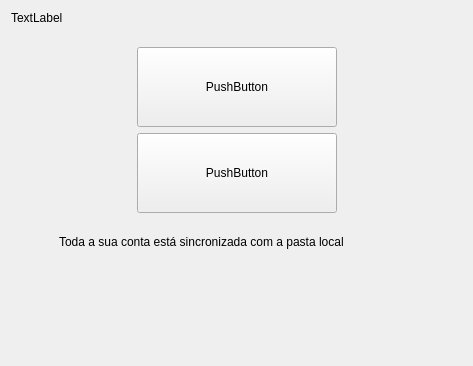
<?xml version="1.0" encoding="UTF-8"?>
<ui version="4.0">
 <class>OwncloudWizardResultPage</class>
 <widget class="QWidget" name="OwncloudWizardResultPage">
  <property name="geometry">
   <rect>
    <x>0</x>
    <y>0</y>
    <width>473</width>
    <height>366</height>
   </rect>
  </property>
  <property name="windowTitle">
   <string>Form</string>
  </property>
  <layout class="QVBoxLayout" name="verticalLayout_3">
   <item>
    <widget class="QLabel" name="topLabel">
     <property name="text">
      <string>TextLabel</string>
     </property>
     <property name="wordWrap">
      <bool>true</bool>
     </property>
    </widget>
   </item>
   <item>
    <layout class="QHBoxLayout" name="horizontalLayout_2">
     <item>
      <spacer name="horizontalSpacer">
       <property name="orientation">
        <enum>Qt::Horizontal</enum>
       </property>
       <property name="sizeType">
        <enum>QSizePolicy::Fixed</enum>
       </property>
       <property name="sizeHint" stdset="0">
        <size>
         <width>48</width>
         <height>20</height>
        </size>
       </property>
      </spacer>
     </item>
     <item>
      <layout class="QVBoxLayout" name="verticalLayout_2">
       <item>
        <layout class="QHBoxLayout" name="horizontalLayout_12"/>
       </item>
       <item>
        <spacer name="verticalSpacer_2">
         <property name="orientation">
          <enum>Qt::Vertical</enum>
         </property>
         <property name="sizeType">
          <enum>QSizePolicy::Fixed</enum>
         </property>
         <property name="sizeHint" stdset="0">
          <size>
           <width>20</width>
           <height>16</height>
          </size>
         </property>
        </spacer>
       </item>
       <item>
        <layout class="QHBoxLayout" name="horizontalLayout">
         <item>
          <spacer name="horizontalSpacer_3">
           <property name="orientation">
            <enum>Qt::Horizontal</enum>
           </property>
           <property name="sizeHint" stdset="0">
            <size>
             <width>40</width>
             <height>20</height>
            </size>
           </property>
          </spacer>
         </item>
         <item>
          <layout class="QVBoxLayout" name="verticalLayout">
           <item>
            <widget class="QToolButton" name="pbOpenServer">
             <property name="sizePolicy">
              <sizepolicy hsizetype="Minimum" vsizetype="Fixed">
               <horstretch>0</horstretch>
               <verstretch>0</verstretch>
              </sizepolicy>
             </property>
             <property name="minimumSize">
              <size>
               <width>200</width>
               <height>80</height>
              </size>
             </property>
             <property name="text">
              <string>PushButton</string>
             </property>
             <property name="toolButtonStyle">
              <enum>Qt::ToolButtonTextUnderIcon</enum>
             </property>
            </widget>
           </item>
           <item>
            <widget class="QToolButton" name="pbOpenLocal">
             <property name="sizePolicy">
              <sizepolicy hsizetype="Minimum" vsizetype="Fixed">
               <horstretch>0</horstretch>
               <verstretch>0</verstretch>
              </sizepolicy>
             </property>
             <property name="minimumSize">
              <size>
               <width>200</width>
               <height>80</height>
              </size>
             </property>
             <property name="text">
              <string>PushButton</string>
             </property>
             <property name="toolButtonStyle">
              <enum>Qt::ToolButtonTextUnderIcon</enum>
             </property>
            </widget>
           </item>
          </layout>
         </item>
         <item>
          <spacer name="horizontalSpacer_4">
           <property name="orientation">
            <enum>Qt::Horizontal</enum>
           </property>
           <property name="sizeHint" stdset="0">
            <size>
             <width>40</width>
             <height>20</height>
            </size>
           </property>
          </spacer>
         </item>
        </layout>
       </item>
       <item>
        <spacer name="verticalSpacer_3">
         <property name="orientation">
          <enum>Qt::Vertical</enum>
         </property>
         <property name="sizeType">
          <enum>QSizePolicy::Fixed</enum>
         </property>
         <property name="sizeHint" stdset="0">
          <size>
           <width>20</width>
           <height>16</height>
          </size>
         </property>
        </spacer>
       </item>
       <item>
        <widget class="QLabel" name="localFolderLabel">
         <property name="text">
          <string>Toda a sua conta está sincronizada com a pasta local </string>
         </property>
         <property name="wordWrap">
          <bool>true</bool>
         </property>
        </widget>
       </item>
       <item>
        <spacer name="verticalSpacer">
         <property name="orientation">
          <enum>Qt::Vertical</enum>
         </property>
         <property name="sizeHint" stdset="0">
          <size>
           <width>336</width>
           <height>13</height>
          </size>
         </property>
        </spacer>
       </item>
      </layout>
     </item>
     <item>
      <spacer name="horizontalSpacer_2">
       <property name="orientation">
        <enum>Qt::Horizontal</enum>
       </property>
       <property name="sizeType">
        <enum>QSizePolicy::Fixed</enum>
       </property>
       <property name="sizeHint" stdset="0">
        <size>
         <width>48</width>
         <height>20</height>
        </size>
       </property>
      </spacer>
     </item>
    </layout>
   </item>
  </layout>
 </widget>
 <resources/>
 <connections/>
</ui>
